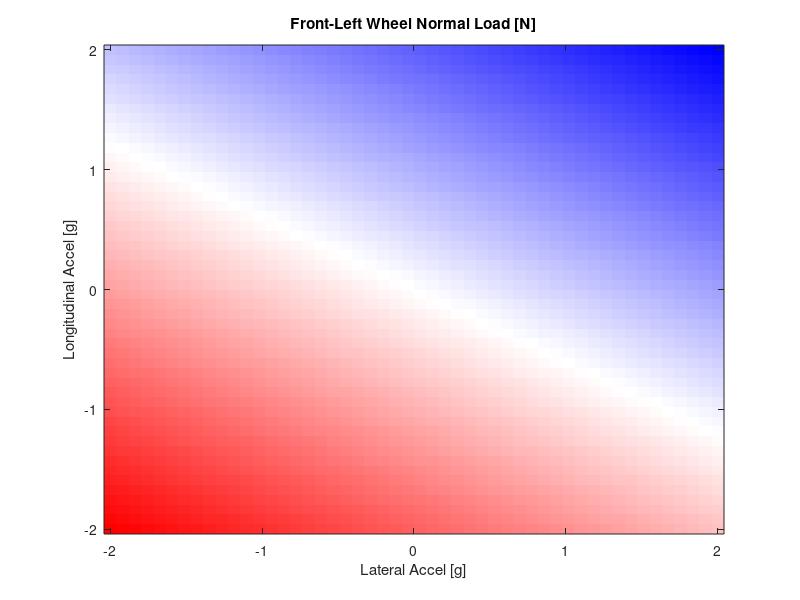

This figure's MATLAB source: (Note: this script raises an error after producing the figure.)
%% Vehicle parameters
m_total   = 306.988;        % total mass with driver [kg]
m_unsF    = 22.36;         % unsprung mass front [kg]
m_unsR    = 20.76;         % unsprung mass rear [kg]
tF        = 1.23;        % front track [m]
tR        = 1.23;        % rear track [m]
h_CG      = 0.279;       % CG height [m]
z_unsF    = 0.20;       % front unsprung CG height [m]
z_unsR    = 0.20;       % rear unsprung CG height [m]
L         = 1.55;        % wheelbase [m]
a         = 0.72075;        % CG to front axle [m]
b         = L - a;      % CG to rear axle [m]
KphiF     = 450;        % front roll stiffness [Nm/deg] (convert below)
KphiR     = 500;        % rear roll stiffness [Nm/deg]
KphiF     = KphiF * (pi/180);  % -> [Nm/rad]
KphiR     = KphiR * (pi/180);

g = 9.81;               % gravity [m/s^2]

% Derived
m_sprung = m_total - (m_unsF + m_unsR);
mass_frac_F = b / L;
mass_frac_R = a / L;
fF = KphiF / (KphiF + KphiR);
fR = 1 - fF;

% Acceleration grid
ay = linspace(-2, 2, 50) * g;
ax = linspace(-2, 2, 50) * g;
[AY, AX] = meshgrid(ay, ax);

% === Load transfer calculations ===
% Lateral load transfer (algebraic)
dF_lat_F = (m_sprung * h_CG / tF) * fF .* AY;   % +ay → load to right
dF_lat_R = (m_sprung * h_CG / tR) * fR .* AY;   % +ay → load to right

% Unsprung lateral contribution
dF_lat_uns_F = (m_unsF * h_CG / tF) .* AY;
dF_lat_uns_R = (m_unsR * h_CG / tR) .* AY;

% Total lateral transfer
dF_lat_F = dF_lat_F + dF_lat_uns_F;
dF_lat_R = dF_lat_R + dF_lat_uns_R;

% Longitudinal transfer (algebraic)
dF_long = (m_total * h_CG / L) .* AX;           % +ax → load to rear

% Static wheel loads
Fz_static_F = mass_frac_F * m_total * g / 2;
Fz_static_R = mass_frac_R * m_total * g / 2;
Fz0=Fz_static_F;

% === Front-left wheel load ===
Fz_FL = Fz_static_F ...
       - 0.5 * dF_lat_F ...   % loses load in left turn (ay>0)
       - 0.5 * dF_long;       % loses load in acceleration (ax>0)


%% === Graphing ===
% Requires: ay, ax, Fz_FL, Fz0 (Fz0 = static front-left normal, e.g. Fz_static_F)

figure('Units','normalized','Position',[0.1 0.1 0.6 0.55]);
hAx = axes();

% Plot heatmap
imagesc(ay/g, ax/g, Fz_FL, 'Parent', hAx);
set(hAx, 'YDir', 'normal');
xlabel(hAx, 'Lateral Accel [g]');
ylabel(hAx, 'Longitudinal Accel [g]');
title(hAx, 'Front-Left Wheel Normal Load [N]');

% Create red-white-blue colormap (white = static)
n = 256;
cmap1 = [linspace(0,1,n/2)' linspace(0,1,n/2)' ones(n/2,1)]; % blue->white
cmap2 = [ones(n/2,1) linspace(1,0,n/2)' linspace(1,0,n/2)']; % white->red
colormap(hAx, [cmap1; cmap2]);

% Center white at static normal load
delta = max(abs(Fz_FL(:) - Fz0));
if delta == 0, delta = 1; end
clim(hAx, [Fz0 - delta, Fz0 + delta]);

% Add colorbar to the east outside and adjust axes so colorbar is visible
cb = colorbar(hAx, 'eastoutside');
ylabel(cb, 'Normal Load [N]');

% Preserve and adjust positions to ensure colorbar is not clipped
axPos = hAx.Position;    % [left bottom width height]
cbPos = cb.Position;     % after creation
pad = 0.01;              % small gap
newWidth = axPos(3) - cbPos(3) - pad;
if newWidth < 0.1
    newWidth = axPos(3) * 0.85;
end
hAx.Position = [axPos(1), axPos(2), newWidth, axPos(4)];
cb.Position = [axPos(1) + newWidth + pad, axPos(2), cbPos(3), axPos(4)];

axis tight;
